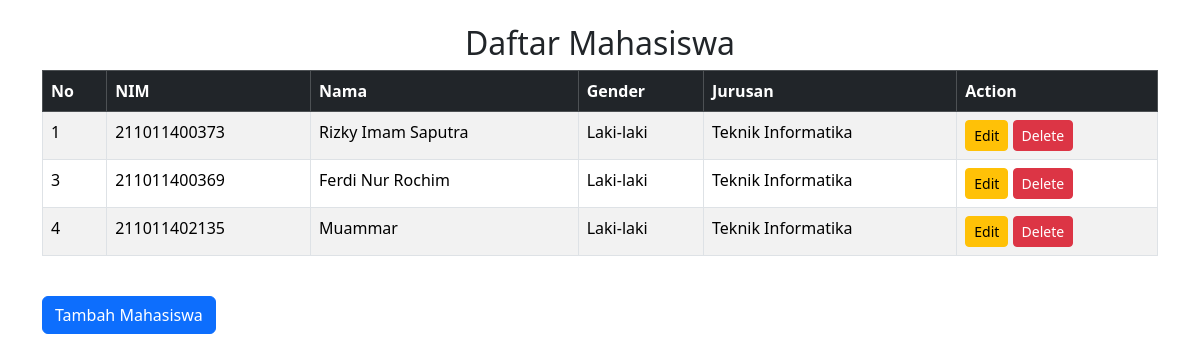
The page /mahasiswa/index.php on the database its author committed.
### tables this page shows
CREATE TABLE `mahasiswa` (
  `no` int(11) NOT NULL,
  `nim` varchar(20) NOT NULL,
  `nama` varchar(100) NOT NULL,
  `gender` varchar(20) NOT NULL,
  `jurusan` varchar(30) NOT NULL
);

### mahasiswa/index.php (the view, shortened to what this page needs)
<?php
$servername = "localhost";
$username = "root";
$password = "";
$dbname = "db_mahasiswa";
$conn = new mysqli($servername, $username, $password, $dbname);
$result = $conn->query("SELECT * FROM mahasiswa");
?>
<!DOCTYPE html>
<html>
<head>
    <link rel="stylesheet" href="assets/css/bootstrap.min.css">
</head>
<body>
    <div class="container mt-4">
        <h2 class="text-center">Daftar Mahasiswa</h2>
        <table class="table table-bordered table-striped">
            <thead class="table-dark">
                <tr>
                    <th>No</th>
                    <th>NIM</th>
                    <th>Nama</th>
                    <th>Gender</th>
                    <th>Jurusan</th>
                    <th>Action</th>
                </tr>
            </thead>
            <tbody>
                <?php while($row = $result->fetch_assoc()) { ?>
                    <tr>
                        <td><?php echo $row['no']; ?></td>
                        <td><?php echo $row['nim']; ?></td>
                        <td><?php echo $row['nama']; ?></td>
                        <td><?php echo $row['gender']; ?></td>
                        <td><?php echo $row['jurusan']; ?></td>
                        <td>
                            <a href="editdata.php?nim=<?php echo $row['nim']; ?>" class="btn btn-warning btn-sm">Edit</a>
                            <a href="deletedata.php?nim=<?php echo $row['nim']; ?>" class="btn btn-danger btn-sm" onclick="return confirm('Apakah Anda yakin ingin menghapus data ini?');">Delete</a>
                        </td>
                    </tr>
                <?php } ?>
            </tbody>
        </table>
        <br>
        <a href="tambahdata.php" class="btn btn-primary">Tambah Mahasiswa</a>
    </div>
</body>
</html>

### rows shown on the page
mahasiswa: no "1", nim "211011400373", nama "Rizky Imam Saputra", gender "Laki-laki", jurusan "Teknik Informatika"
mahasiswa: no "3", nim "211011400369", nama "Ferdi Nur Rochim", gender "Laki-laki", jurusan "Teknik Informatika"
mahasiswa: no "4", nim "211011402135", nama "Muammar", gender "Laki-laki", jurusan "Teknik Informatika"
